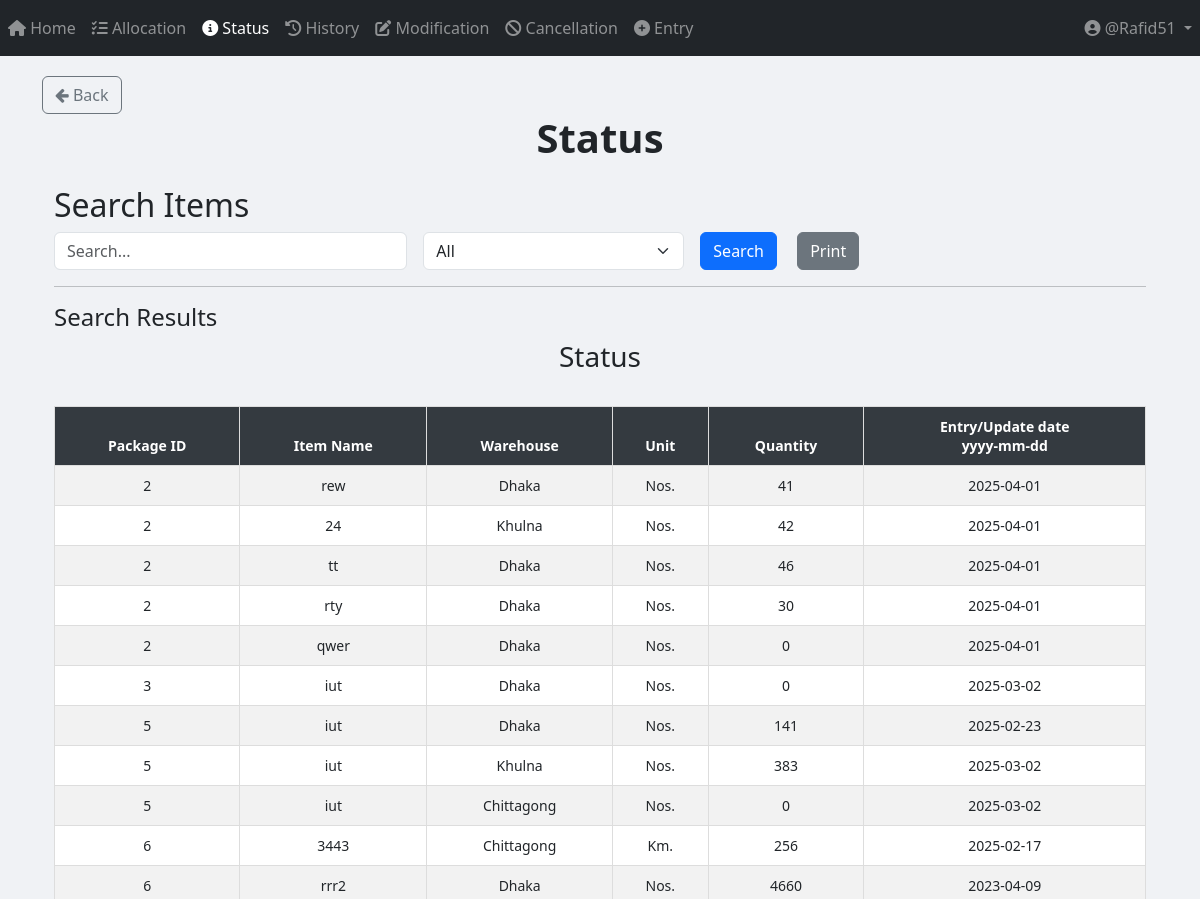
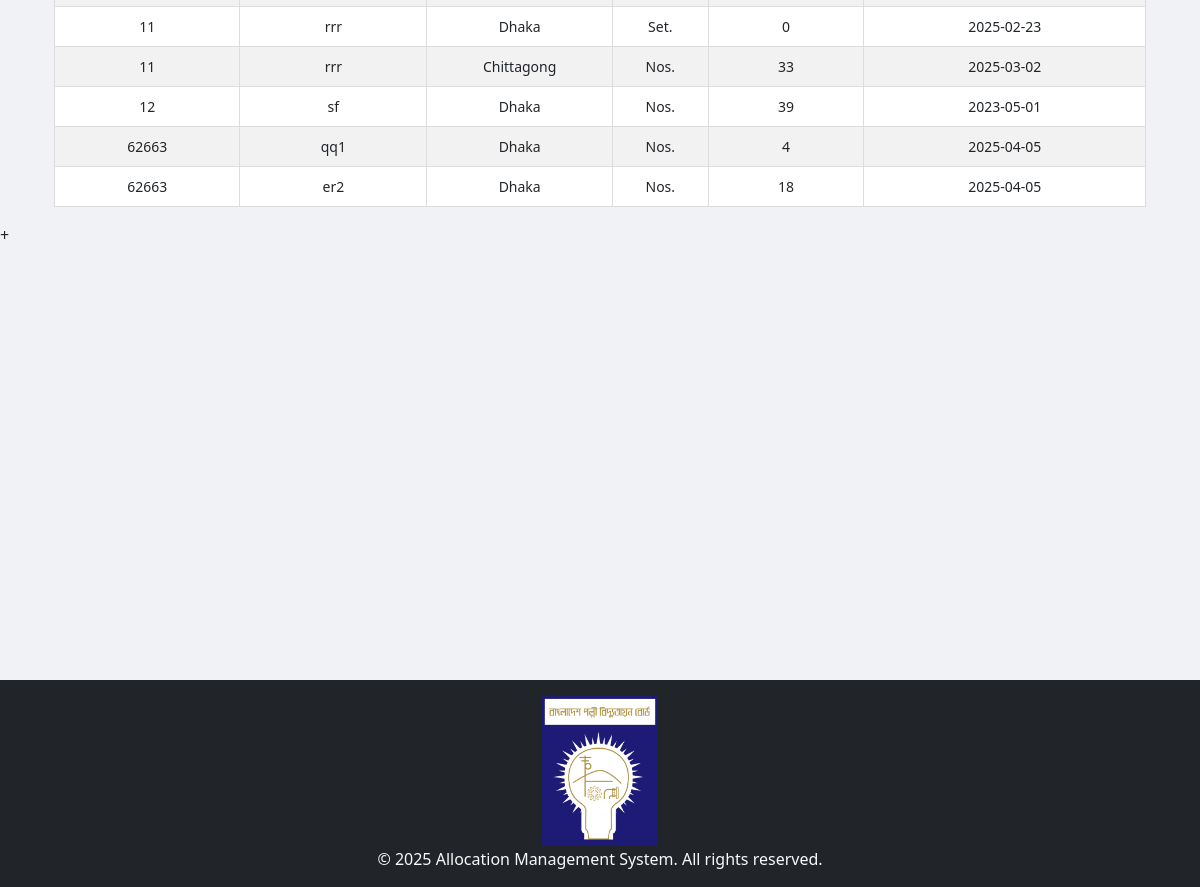
The page /status/ (signed in) on the database its author committed (2 pictures, top to bottom).
### App_Entry/models.py (models this page shows, shortened)
class Item(models.Model):
    WAREHOUSE_CHOICES = [
        ("Dhaka", "Dhaka"),
        ("Khulna", "Khulna"),
        ("Chittagong", "Chittagong"),
    ]
    UNIT_CHOICES = [
        ("Nos.", "Nos."),
        ("Mtr.", "Mtr."),
        ("Km.", "Km."),
        ("Set.", "Set."),
        ("Pair.", "Pair."),
    ]
    name = models.CharField(max_length=255)
    description = models.TextField(blank=True, null=True)
    warehouse = models.CharField(
        max_length=50, choices=WAREHOUSE_CHOICES, default="Dhaka"
    )
    unit_of_item = models.CharField(
        max_length=10, choices=UNIT_CHOICES, default="Nos."
    )  # Updated field
    unit_price = models.DecimalField(max_digits=15, decimal_places=2, default=0.00)
    quantity_of_item = models.BigIntegerField(default=0)
    package = models.ForeignKey(
        Package,
        on_delete=models.SET_NULL,
        related_name="package_of_item",
        null=True,
    )
    created_at = models.DateTimeField(default=now)

class Package(models.Model):
    packageId = models.BigIntegerField(unique=True)

### App_Status/views.py (the view, shortened to what this page needs)
# urls.py: path("", views.status_page, name="status_page"),
def status_page(request):
    query = request.GET.get("query", "").strip()  # Strip leading/trailing whitespaces from query input
    filter_by = request.GET.get("filter_by", "All")
    date_filter = request.GET.get("date", "")
    items = Item.objects.all()
    if filter_by == "Entry/Update date" and date_filter:
        try:
            date_obj = datetime.strptime(date_filter, "%Y-%m-%d")
            items = items.filter(created_at__date=date_obj.date())
        except ValueError:
            pass  # If the date format is invalid, ignore the filter
    items = items.order_by("package__packageId")
    return render(
        request,
        "App_Status/status.html",
        {
            "items": items,
            "query": query,
            "filter_by": filter_by,
            "date_filter": date_filter,
        },
    )

### templates/App_Status/status.html (shortened to what this page needs)
{% extends 'base.html' %}
{% load crispy_forms_tags %}
{% load static %}
{% block body_block %}
<a href="{% url 'App_Home:home_page' %}" class="btn btn-outline-secondary">
    <i class="fa fa-arrow-left"></i> Back
</a>
<center><h1><b> Status </b></h1></center>
<div class="container mt-4">
    <h2>Search Items</h2>
    <form method="GET" action="{% url 'App_Status:status_page' %}" class="row g-3">
        <div class="col-md-4">
            <input type="text" name="query" id="searchQuery" class="form-control" placeholder="Search..." value="{{ query }}">
        </div>
        <div class="col-md-3">
            <select name="filter_by" id="filterDropdown" class="form-select" onchange="toggleInputFields()">
                <option value="All" {% if filter_by == "All" %}selected{% endif %}>All</option>
            </select>
        </div>
        <div class="col-md-2">
            <button type="submit" class="btn btn-primary me-3">Search</button>
            <button type="button" class="btn btn-secondary" onclick="printResults()">Print</button>
        </div>
    </form>
    <hr>
    <h4>Search Results</h4>
    <div id="printableArea" class="table-responsive">
        <h3 class="text-center">Status</h3>
        <br>
        <table class="table table-bordered table-striped table-hover">
            <thead class="table-dark sticky-top">
                <tr>
                    <th>Package ID</th>
                    <th>Item Name</th>
                    <th>Warehouse</th>
                    <th>Unit</th>
                    <th>Quantity</th>
                    <th>Entry/Update date <center>yyyy-mm-dd</center></th>
                </tr>
            </thead>
            <tbody>
                {% if items %}
                    {% for item in items %}
                    <tr>
                        <td>{{ item.package.packageId }}</td>
                        <td>{{ item.name }}</td>
                        <td>{{ item.warehouse }}</td>
                        <td>{{ item.unit_of_item }}</td>
                        <td>{{ item.quantity_of_item }}</td>
                        <td>{{ item.created_at | date:"Y-m-d" }}</td>
                    </tr>
                    {% endfor %}
                {% else %}
                    <tr>
                        <td colspan="7" class="text-center text-danger">No matching data found</td>
                    </tr>
                {% endif %}
            </tbody>
        </table>
    </div>
</div>
{% endblock %}

### templates/partials/navbar.html (shortened to what this page needs)
<nav class="navbar navbar-expand-sm navbar-dark bg-dark">
    <div class="collapse navbar-collapse" id="navbarNavDropdown">
        <ul class="navbar-nav mr-auto">
            {% if user.is_authenticated %}
                <li class="nav-item {% if request.resolver_match.url_name == 'home_page' %}active{% endif %}">
                    <a class="nav-link" href="{% url 'App_Home:home_page' %}">
                        <i class="fas fa-home"></i> Home
                    </a>
                </li>
                <li class="nav-item {% if request.resolver_match.url_name == 'allocation_page' %}active{% endif %}">
                    <a class="nav-link" href="{% url 'App_Allocation:allocation_page' %}">
                        <i class="fas fa-tasks"></i> Allocation
                    </a>
                </li>
                <li class="nav-item {% if request.resolver_match.url_name == 'status_page' %}active{% endif %}">
                    <a class="nav-link" href="{% url 'App_Status:status_page' %}">
                        <i class="fas fa-info-circle"></i> Status
                    </a>
                </li>
                <li class="nav-item {% if request.resolver_match.url_name == 'history_page' %}active{% endif %}">
                    <a class="nav-link" href="{% url 'App_History:history_page' %}">
                        <i class="fas fa-history"></i> History
                    </a>
                </li>
                <li class="nav-item {% if request.resolver_match.url_name == 'modification_menu' %}active{% endif %}">
                    <a class="nav-link" href="{% url 'App_Modification:modification_menu' %}">
                        <i class="fas fa-edit"></i> Modification
                    </a>
                </li>
                <li class="nav-item {% if request.resolver_match.url_name == 'cancellation' %}active{% endif %}">
                    <a class="nav-link" href="{% url 'App_Cancellation:cancellation' %}">
                        <i class="fas fa-ban"></i> Cancellation
                    </a>
                </li>
                <li class="nav-item {% if request.resolver_match.url_name == 'entry_page' %}active{% endif %}">
                    <a class="nav-link" href="{% url 'App_Entry:entry_page' %}">
                        <i class="fas fa-plus-circle"></i> Entry
                    </a>
                </li>
            {% endif %}
        </ul>
        <ul class="navbar-nav">
            {% if user.is_authenticated %}
                <li class="nav-item dropdown">
                    <a class="nav-link dropdown-toggle" href="#" id="userDropdown" role="button" data-toggle="dropdown">
                        <i class="fas fa-user-circle"></i> @{{ user.username }}
                    </a>
                </li>
            {% endif %}
        </ul>
    </div>
</nav>

### templates/App_Status/status.html (style rules this page uses)
.table { font-size: 14px; text-align: center; }
.sticky-top { position: sticky; top: 0; z-index: 1020; }
.table-dark th { background-color: #343a40 !important; color: white !important; }
.table-bordered th, .table-bordered td { border: 1px solid #ddd !important; padding: 10px; }

### templates/partials/footer.html (style rules this page uses)
html, body { height: 100%; margin: 0; }

### rows shown on the page
Item: package.packageId "2", name "rew", warehouse "Dhaka", unit_of_item "Nos.", quantity_of_item "41", created_at "2025-04-01"
Item: package.packageId "2", name "24", warehouse "Khulna", unit_of_item "Nos.", quantity_of_item "42", created_at "2025-04-01"
Item: package.packageId "2", name "tt", warehouse "Dhaka", unit_of_item "Nos.", quantity_of_item "46", created_at "2025-04-01"
Item: package.packageId "2", name "rty", warehouse "Dhaka", unit_of_item "Nos.", quantity_of_item "30", created_at "2025-04-01"
Item: package.packageId "2", name "qwer", warehouse "Dhaka", unit_of_item "Nos.", quantity_of_item "0", created_at "2025-04-01"
Item: package.packageId "3", name "iut", warehouse "Dhaka", unit_of_item "Nos.", quantity_of_item "0", created_at "2025-03-02"
Item: package.packageId "5", name "iut", warehouse "Dhaka", unit_of_item "Nos.", quantity_of_item "141", created_at "2025-02-23"
Item: package.packageId "5", name "iut", warehouse "Khulna", unit_of_item "Nos.", quantity_of_item "383", created_at "2025-03-02"
Item: package.packageId "5", name "iut", warehouse "Chittagong", unit_of_item "Nos.", quantity_of_item "0", created_at "2025-03-02"
Item: package.packageId "6", name "3443", warehouse "Chittagong", unit_of_item "Km.", quantity_of_item "256", created_at "2025-02-17"
Item: package.packageId "6", name "rrr2", warehouse "Dhaka", unit_of_item "Nos.", quantity_of_item "4660", created_at "2023-04-09"
Item: package.packageId "11", name "rrr", warehouse "Dhaka", unit_of_item "Set.", quantity_of_item "0", created_at "2025-02-23"
Item: package.packageId "11", name "rrr", warehouse "Chittagong", unit_of_item "Nos.", quantity_of_item "33", created_at "2025-03-02"
Item: package.packageId "12", name "sf", warehouse "Dhaka", unit_of_item "Nos.", quantity_of_item "39", created_at "2023-05-01"
Item: package.packageId "62663", name "qq1", warehouse "Dhaka", unit_of_item "Nos.", quantity_of_item "4", created_at "2025-04-05"
Item: package.packageId "62663", name "er2", warehouse "Dhaka", unit_of_item "Nos.", quantity_of_item "18", created_at "2025-04-05"

### other values the page prints
{{ user.username }} "Rafid51"
